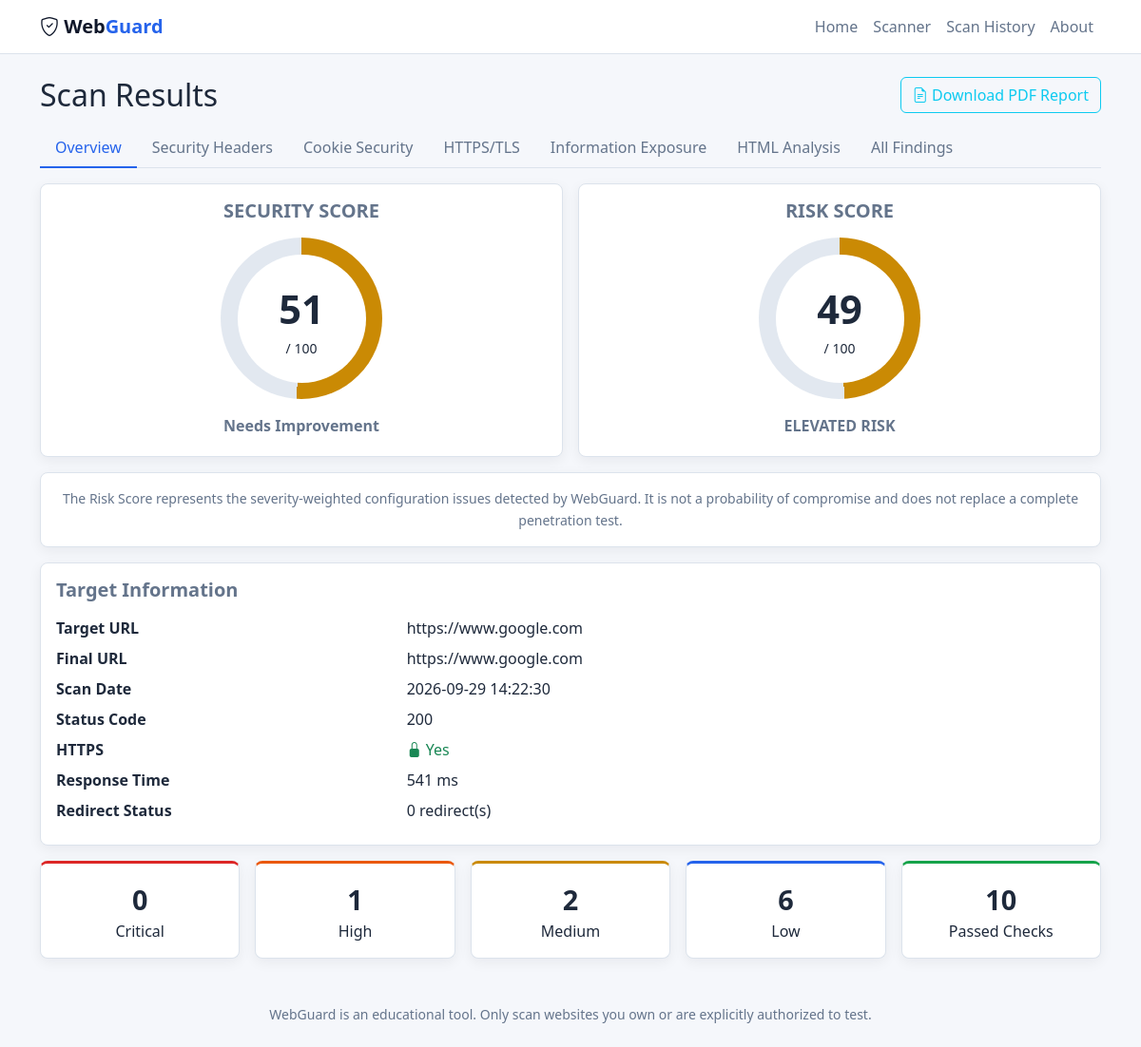
/dashboard/2, run on the app's committed database.
### tables this page shows
CREATE TABLE scans (
            scan_id INTEGER PRIMARY KEY AUTOINCREMENT, target_url TEXT NOT NULL, scan_date TEXT NOT NULL,
            security_score INTEGER, total_findings INTEGER, critical_count INTEGER, high_count INTEGER,
            medium_count INTEGER, low_count INTEGER, result_json TEXT NOT NULL);

### app.py (the view)
@app.route("/dashboard/<int:scan_id>")
def dashboard(scan_id):
    return render_template("dashboard.html", scan=_scan_or_404(scan_id))

### app.py (called while the page is built)
def _scan_or_404(scan_id):
    scan = db.get_scan(scan_id)
    if not scan:
        abort(404)
    return scan

### models/database.py (called while the page is built)
def _conn():
    os.makedirs(os.path.dirname(config.DATABASE), exist_ok=True)
    c = sqlite3.connect(config.DATABASE)
    c.row_factory = sqlite3.Row
    return c

def get_scan(scan_id):
    with _conn() as c:
        row = c.execute("SELECT * FROM scans WHERE scan_id=?", (scan_id,)).fetchone()
    if not row: return None
    data = json.loads(row["result_json"])
    s = data.get("summary", {})
    if "risk_score" not in s:
        s["risk_score"] = 100 - s.get("score", 100)
        risk = s["risk_score"]
        if risk <= 10: s["risk_level"] = "LOW RISK"
        elif risk <= 25: s["risk_level"] = "MODERATE RISK"
        elif risk <= 50: s["risk_level"] = "ELEVATED RISK"
        elif risk <= 75: s["risk_level"] = "HIGH RISK"
        else: s["risk_level"] = "CRITICAL RISK"
    return {"scan_id": row["scan_id"], "scan_date": row["scan_date"], **data}

### templates/dashboard.html (shortened to what this page needs)
{% extends "base.html" %}{% from "_macros.html" import finding, badge %}{% block title %}Results - WebGuard{% endblock %}
{% block content %}{% set s = scan.summary %}
<div class="d-flex justify-content-between align-items-center flex-wrap gap-2 mb-3">
  <h2 class="mb-0">Scan Results</h2>
  <a class="btn btn-outline-info" href="{{ url_for('report', scan_id=scan.scan_id) }}"><i class="bi bi-file-earmark-text"></i> Download PDF Report</a>
</div>
<ul class="nav nav-tabs wg-tabs mb-3" role="tablist">
{% for id, label in [("overview","Overview"),("headers","Security Headers"),("cookies","Cookie Security"),("tls","HTTPS/TLS"),("exposure","Information Exposure"),("html","HTML Analysis"),("all","All Findings")] %}
<li class="nav-item"><button class="nav-link {{ 'active' if loop.first }}" data-bs-toggle="tab" data-bs-target="#t-{{ id }}">{{ label }}</button></li>{% endfor %}</ul>
<div class="tab-content">
<div class="tab-pane fade show active" id="t-overview">
  <div class="row g-3 mb-3">
    <div class="col-md-6"><div class="card wg-card text-center h-100"><div class="card-body">
      <h5 class="text-secondary fw-bold mb-3">SECURITY SCORE</h5>
      <div class="score-ring" data-score="{{ s.score }}"><div><span class="score-num">{{ s.score }}</span><small>/ 100</small></div></div>
      <p class="mt-3 mb-1 text-secondary fw-bold">{{ s.rating }}</p>
    </div></div></div>
    <div class="col-md-6"><div class="card wg-card text-center h-100"><div class="card-body">
      <h5 class="text-secondary fw-bold mb-3">RISK SCORE</h5>
      <div class="score-ring" data-risk-score="{{ s.risk_score }}"><div><span class="score-num">{{ s.risk_score }}</span><small>/ 100</small></div></div>
      <p class="mt-3 mb-1 text-secondary fw-bold">{{ s.risk_level }}</p>
    </div></div></div>
  </div>
  <div class="card wg-card mb-3"><div class="card-body">
    <p class="score-disclaimer text-center mb-0">The Risk Score represents the severity-weighted configuration issues detected by WebGuard. It is not a probability of compromise and does not replace a complete penetration test.</p>
  </div></div>
  <div class="card wg-card mb-3"><div class="card-body">
    <h5 class="text-secondary fw-bold mb-3">Target Information</h5>
    <dl class="row mb-0">
      <dt class="col-sm-4">Target URL</dt><dd class="col-sm-8 text-break">{{ scan.target_url }}</dd>
      <dt class="col-sm-4">Final URL</dt><dd class="col-sm-8 text-break">{{ scan.final_url }}</dd>
      <dt class="col-sm-4">Scan Date</dt><dd class="col-sm-8">{{ scan.scan_date }}</dd>
      <dt class="col-sm-4">Status Code</dt><dd class="col-sm-8">{{ scan.status_code }}</dd>
      <dt class="col-sm-4">HTTPS</dt><dd class="col-sm-8">{% if scan.https %}<span class="text-success"><i class="bi bi-lock-fill"></i> Yes</span>{% else %}<span class="text-danger"><i class="bi bi-unlock-fill"></i> No</span>{% endif %}</dd>
      <dt class="col-sm-4">Response Time</dt><dd class="col-sm-8">{{ scan.response_time_ms }} ms</dd>
      {% if scan.redirect_information %}
      <dt class="col-sm-4">Redirect Status</dt><dd class="col-sm-8">{{ scan.redirect_information.redirect_count }} redirect(s) </dd>
      {% endif %}
    </dl></div></div>
  <div class="col-12"><div class="row g-3 text-center">
  {% for lbl, v, c in [("Critical",s.critical,"critical"),("High",s.high,"high"),("Medium",s.medium,"medium"),("Low",s.low,"low"),("Passed Checks",s.passed,"pass")] %}
    <div class="col"><div class="card wg-card stat s-{{ c }}"><div class="card-body"><div class="stat-num">{{ v }}</div>{{ lbl }}</div></div></div>{% endfor %}
  </div></div>
</div>
</div>
{% endblock %}

### static/css/style.css (style rules this page uses)
:root { --bg:#F5F7FB;--panel:#FFFFFF;--line:#DCE3EC;--text-primary:#1E293B;--text-secondary:#64748B;--blue-primary:#2563EB;--accent:#0891B2;--pass:#16A34A;--warn:#CA8A04;--high:#EA580C;--crit:#DC2626;--soft-blue:#EFF6FF;--code-bg:#F1F5F9;--code-text:#334155 }
body { background:var(--bg);color:var(--text-primary);min-height:100vh }
.nav-link { color:var(--text-secondary)!important }
.wg-card { background:var(--panel);border:1px solid var(--line);box-shadow:0 4px 14px rgba(15,23,42,0.06);border-radius:8px;color:var(--text-primary) }
.wg-tabs { border-color:var(--line) }
.wg-tabs .nav-link { border:0;border-bottom:2px solid transparent;color:var(--text-secondary)!important }
.wg-tabs .nav-link.active { background:none;color:var(--blue-primary)!important;border-bottom-color:var(--blue-primary) }
.score-ring { --c:var(--blue-primary);--p:0;width:170px;height:170px;border-radius:50%;margin:auto;display:grid;place-items:center; background:conic-gradient(var(--c) calc(var(--p)*1%),#E2E8F0 0) }
.score-ring>div { width:135px;height:135px;border-radius:50%;background:var(--panel);display:grid;place-content:center }
.score-num { font-size:2.6rem;font-weight:700;color:var(--text-primary) }
.stat-num { font-size:1.8rem;font-weight:700 }
.s-critical { border-top:3px solid var(--crit) }
.s-high { border-top:3px solid var(--high) }
.s-medium { border-top:3px solid var(--warn) }
.s-low { border-top:3px solid var(--blue-primary) }
.s-pass { border-top:3px solid var(--pass) }
.score-disclaimer { color: var(--text-secondary); font-size: 0.875rem; font-weight: 400; line-height: 1.6; }
.text-secondary { color: #64748B !important; }

### data on the page
scans: target_url "https://www.google.com", final_url "https://www.google.com", scan_date "2026-09-29 14:22:30"

### other printed values
{{ label }} "Overview" "Security Headers" "Cookie Security" "HTTPS/TLS" "Information Exposure" "HTML Analysis" "All Findings"
{{ s.score }} "51"
{{ s.rating }} "Needs Improvement"
{{ s.risk_score }} "49"
{{ s.risk_level }} "ELEVATED RISK"
{{ scan.status_code }} "200"
{{ scan.response_time_ms }} "541"
{{ scan.redirect_information.redirect_count }} "0"
{{ v }} "0" "1" "2" "6" "10"
{{ lbl }} "Critical" "High" "Medium" "Low" "Passed Checks"
